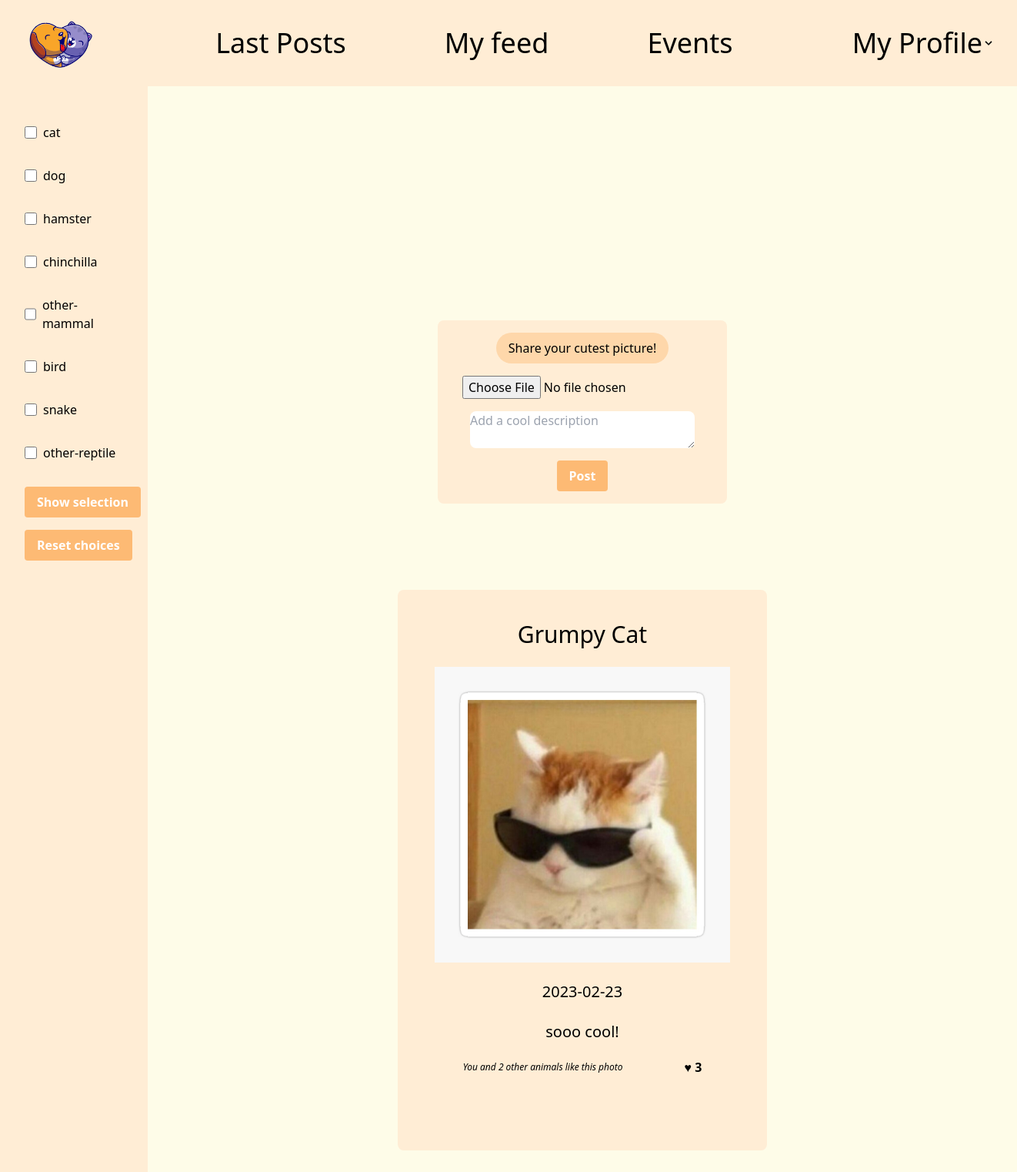
Page /feed.php (signed in) on the committed database.
### tables this page shows
CREATE TABLE `type` (
  `ID` int(11) NOT NULL,
  `label` varchar(50) NOT NULL
);

CREATE TABLE `posts` (
  `ID` int(11) NOT NULL,
  `photo` varchar(50) NOT NULL,
  `description` varchar(250) DEFAULT NULL,
  `date` date NOT NULL,
  `user_id` int(11) DEFAULT NULL
);

CREATE TABLE `users` (
  `ID` int(11) NOT NULL,
  `name` varchar(50) NOT NULL,
  `email` varchar(50) NOT NULL,
  `password` varchar(100) NOT NULL,
  `type_id` int(11) NOT NULL,
  `photo` varchar(50) NOT NULL
);

### connect.php (called while the page is built, shortened)
<?php session_start();
if (isset($_SESSION['connected_id'])) {
    $connectedUserId = $_SESSION['connected_id'];
}
?>

### typecol.php (the view, shortened to what this page needs)
<?php
$typeRequest = "SELECT label as type_label, id as type_id FROM type";
$quer = $mysqli->query($typeRequest);
$actualPageUrl = "http://$_SERVER[HTTP_HOST]$_SERVER[REQUEST_URI]";
$checkedTypes = [];
?>
<div class="bg-orange-100 h-screen w-48">
    <aside class="mt-12 mx-8 space-y-4">
        <form method="post" action='<?php echo $actualPageUrl ?>'>
            <ul>
                <?php
                while ($type = $quer->fetch_assoc()) {
                    ?>
                    <div class="flex items-center mb-8">
                        <input type="checkbox" name="types[]" value="<?php echo $type['type_id'] ?>"
                            class="w-4 h-4 text-blue-600 bg-gray-100 border-gray-300 rounded focus:ring-blue-500 dark:focus:ring-blue-600 dark:ring-offset-gray-800 focus:ring-2 dark:bg-gray-700 dark:border-gray-600">
                        <label for="checkbox" class="ml-2 dark:text-gray-300">
                            <?php echo $type['type_label'] ?>
                        </label>
                    </div>
                <?php } ?>
            </ul>
            <input type="submit" name="getPostsByType" value="Show selection"
                class="bg-orange-300 hover:bg-orange-700 text-white font-bold py-2 px-4 rounded">
        </form>
        <form method="post" action='<?php echo $actualPageUrl ?>'>
            <input type="submit" name="resetChoices" value="Reset choices"
                class="bg-orange-300 hover:bg-orange-700 text-white font-bold py-2 px-4 rounded">
        </form>
    </aside>
</div>

### feed.php (shortened to what this page needs)
<?php
include('connect.php');
$sqlFollowing = "SELECT followed from followers where follower=$connectedUserId";
$sqlQuery = $mysqli->query($sqlFollowing);
$followersData = $sqlQuery->fetch_assoc();
if (isset($followersData)) {
    $userFollowed = $followersData['followed'];
    $sqlFollowingPosts = "SELECT posts.ID as ID, posts.photo as posts_photo, posts.date as posts_date,
    posts.description as posts_description, posts.user_id as user_id, users.type_id as user_type, users.name as user_name
    FROM posts JOIN users on users.id=posts.user_id WHERE user_id='$userFollowed' ";
    $sqlQuery2 = $mysqli->query($sqlFollowingPosts);
}
?>
<!DOCTYPE html>
<html lang="en">
<head>
    <link href="output.css" rel="stylesheet">
    <script src="https://cdn.tailwindcss.com"></script>
</head>
<body class="bg-yellow-50">
    <?php
    include('header.php');
    ?>
    <div class="flex">
        <?php
        include('typecol.php');
        ?>
        <div class="flex flex-col w-screen justify-center items-center space-y-8">
            <div class="">
                <form action="feed.php" enctype="multipart/form-data" method="post"
                class="flex flex-col items-center bg-orange-100 mt-20 rounded-lg mx-80 py-4 px-8 ">
                    <label for="user_picture" class="bg-orange-200 rounded-full py-2 px-4 mb-4">Share your cutest picture!</label>
                    <input type="file" name="user_picture"/>
                    <textarea name="description" id="" cols="30" rows="2" class="mt-4 rounded-lg text-grey" placeholder="Add a cool description"></textarea>
                    <input type="submit" value="Post"
                        class="bg-orange-300 hover:bg-orange-700 text-white font-bold py-2 px-4 rounded mt-4">
                </form>
            </div>
            <div id="posts" class="space-y-8">
                <?php
                if (isset($followersData)) {
                    if (count($checkedTypes) == 0) {
                        while ($post = $sqlQuery2->fetch_assoc()) {
                            ?>
                            <article class="flex flex-col items-center bg-orange-100 mt-20 rounded-lg mx-80 pb-24 ">
                                <p class="pt-10 text-3xl">
                                    <a href="profile.php?user_id=<?php echo $post['user_id'] ?>"><?php echo $post['user_name'] ?></a>
                                </p>
                                <div class=" pt-6 mx-12">
                                    <div class="bg-black w-96 h-96">
                                        <img class="object-cover h-96 w-96" src="<?php echo 'upload/' . $post['posts_photo'] ?>">
                                    </div>
                                </div>
                                <p class="pt-6 text-xl">
                                    <?php echo $post['posts_date'] ?>
                                </p>
                                <p class="pt-6 text-xl">
                                    <?php echo $post['posts_description'] ?>
                                </p>
                                <?php include('likebutton.php'); ?>
                            </article>
                        <?php
                        }
                    }
                }
                ?>
            </div>
        </div>
    </div>
</body>
</html>

### likebutton.php (shortened to what this page needs)
<?php
$postId = $post['ID'];
$getPostLikesRequest = "SELECT COUNT(post_id) as like_number FROM likes WHERE post_id = $postId" ;
$getPostLikes = $mysqli->query($getPostLikesRequest);
$postLikes = $getPostLikes->fetch_assoc();
$otherLikes = intval($postLikes['like_number']) - 1;
$hasBeenLikedSQL = "SELECT post_id FROM likes WHERE user_id = $connectedUserId AND post_id = $postId";
$hasBeenLikedInfo = $mysqli->query($hasBeenLikedSQL);
$hasBeenLiked = $hasBeenLikedInfo->fetch_assoc();
$actualPageUrl = "http://$_SERVER[HTTP_HOST]$_SERVER[REQUEST_URI]";
if ($hasBeenLiked){ ?>
    <div id="likes" class="flex flex-wrap space-between items-center space-x-20 pt-5">
        <div id="members-liking" class="italic text-xs">You <?php
            if($otherLikes > 1) {
                echo 'and ' . $otherLikes ?> other animals like this photo
            <?php } elseif ($otherLikes == 1) {
                echo 'and ' . $otherLikes ?> other animal like this photo
            <?php } else { ?>
                like this photo
            <?php  } ?>
        </div>
        <form method="post" action='<?php echo $actualPageUrl ?>'>
            <input type="submit" name="unlike" value="♥ <?php echo $postLikes['like_number']; ?>"
            class="font-extrabold cursor-pointer hover:text-orange-600">
        </form>
    </div>
<?php } ?>

### rows in the picture
type: label "cat"
type: label "dog"
type: label "hamster"
type: label "chinchilla"
type: label "other-mammal"
type: label "bird"
type: label "snake"
type: label "other-reptile"
posts: user.name "Grumpy Cat", photo (picture), date "2023-02-23", description "sooo cool!", otherLikes "2"
